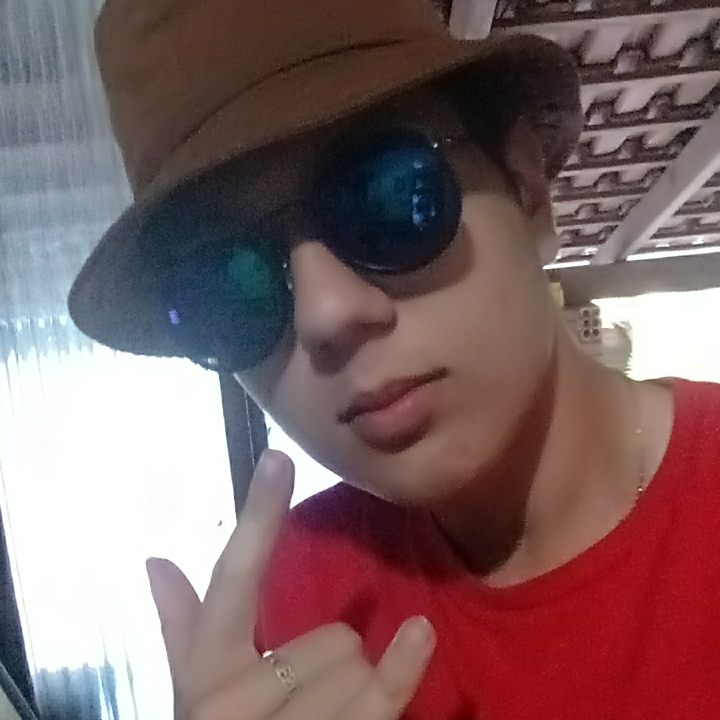
#> input picture Imagens/gabriel.jpg, 1440 x 1440 px (shown at 1/2 size)
$ python -i contar.py   (imports and definitions only)
#> lines starting #> are read from the running program, lines starting #| are printed output that depends on the picture; after the words box and inside, x2 and y2 are one past the last pixel; in counts of white or black regions, pixels touching at a corner belong together
import cv2
import numpy as np
import tkinter as tk
from tkinter import filedialog
from PIL import Image, ImageTk

def otsu_thresholding(image):
    hist, _ = np.histogram(image, bins=256, range=(0, 256))

    prob = hist / hist.sum()

    best_threshold = 0
    max_variance = 0

    for threshold in range(256):
        #dividir os pixels em duas classes: fundo (C1) e primeiro plano (C2)
        c1 = prob[:threshold]
        c2 = prob[threshold:]

        w1 = c1.sum()
        w2 = c2.sum()

        #evitar divisão por zero
        if w1 == 0 or w2 == 0:
            continue

        #calcular as médias das classes
        mean1 = np.sum(np.arange(threshold) * c1) / w1
        mean2 = np.sum(np.arange(threshold, 256) * c2) / w2

        #calcular a variância interclasse
        variance = w1 * w2 * (mean1 - mean2) ** 2

        #if variance > max_variance = variance
        if variance > max_variance:
            max_variance = variance
            best_threshold = threshold

    #binarisando
    _, binary_image = cv2.threshold(image, best_threshold, 255, cv2.THRESH_BINARY)

    return binary_image


def remove_noise(binary_image): #limpar a imagem
    kernel = np.ones((3, 3), np.uint8)

    #abertura: remove pequenos ruídos
    cleaned_image = cv2.morphologyEx(binary_image, cv2.MORPH_OPEN, kernel, iterations=2)

    #fechamento: preenche pequenos buracos dentro dos objetos
    cleaned_image = cv2.morphologyEx(cleaned_image, cv2.MORPH_CLOSE, kernel, iterations=2)

    return cleaned_image

def count_objects(binary_image):
    num_labels, labels = cv2.connectedComponents(binary_image)

    num_objects = num_labels - 1 # - o fundo

    return num_objects, labels

def load_image():
    file_path = filedialog.askopenfilename()
#> the answer given: Imagens/gabriel.jpg
    if file_path:
        image_original = cv2.imread(file_path)
#> image_original is the input picture: shape (1440, 1440, 3); mean B, G, R 101.3, 99.3, 126.7
        image_original_resized = cv2.resize(image_original, (300, 300))
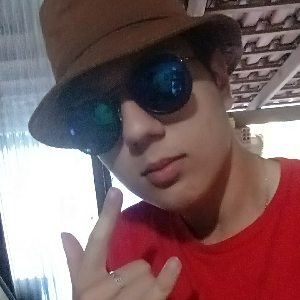
#> image_original_resized: shape (300, 300, 3); mean B, G, R 101.2, 99.2, 126.6

        image = cv2.imread(file_path, cv2.IMREAD_GRAYSCALE)
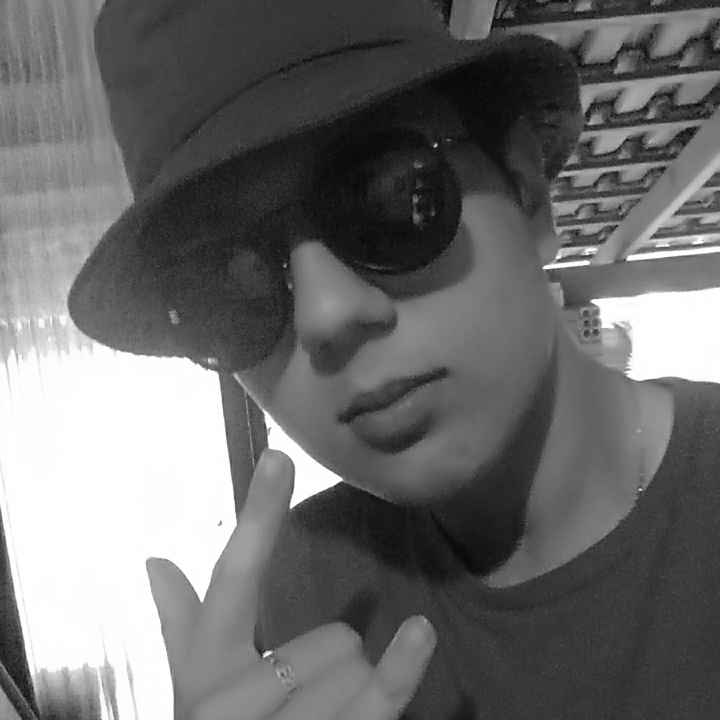
#> image: shape (1440, 1440) (shown at 1/2 size); min 0, max 255, mean 107.7
        image = cv2.resize(image, (300, 300))
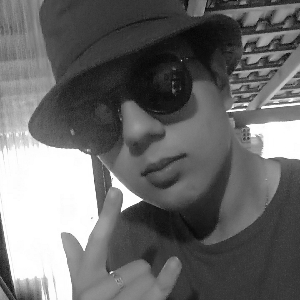
#> image: shape (300, 300); min 5, max 255, mean 107.6

        binary_image = otsu_thresholding(image)
#> in otsu_thresholding, `hist, _ = np.histogram(image, bins=256, range=(0, 256))`: hist = 256 values, max 6660 at index 255, min 0 at index 0, mean 351.6
#> in otsu_thresholding, `prob = hist / hist.sum()`: prob = 256 values, max 0.074 at index 255, min 0 at index 0, mean 0.00391
#> the loop in otsu_thresholding, `for threshold in range(256):` made 256 passes
#> (c1, w1, w2, mean1, mean2, variance, max_variance) on passes 8 to 10: ([0, 0, 0, 0, 0, 1.11e-05, 7.78e-05], 8.89e-05, 1, 5.87, 107.6, 0.92, 0.92), ([0, 0, 0, 0, 0, 1.11e-05, 7.78e-05, 0.000156], 0.000244, 1, 6.59, 107.7, 2.5, 2.5), ([0, 0, 0, 0, 0, 1.11e-05, 7.78e-05, 0.000156, 0.0002], 0.000444, 1, 7.23, 107.7, 4.48, 4.48)
#> (w1, w2, mean1, mean2, variance, max_variance) on passes 11 to 16: (0.000844, 0.999, 8.07, 107.7, 8.38, 8.38), (0.00164, 0.998, 9.01, 107.8, 16.02, 16.02), (0.0028, 0.997, 9.83, 107.9, 26.86, 26.86), (0.00438, 0.996, 10.61, 108.1, 41.39, 41.39), (0.00711, 0.993, 11.53, 108.3, 66.14, 66.14), (0.00969, 0.99, 12.19, 108.6, 89.12, 89.12)
#> after the loop in otsu_thresholding, `for threshold in range(256):`: best_threshold = 160; max_variance = 3906.3
#> in otsu_thresholding, `_, binary_image = cv2.threshold(image, best_threshold, 255, cv2.THRESH..`:
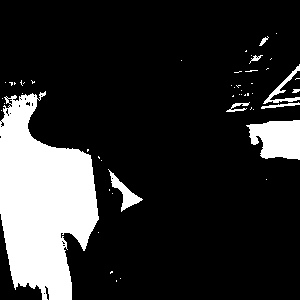
#> binary_image: shape (300, 300); 17.8% white; 51 white regions (42 under 20 px), largest, box (x1, y1, x2, y2) and area: (0, 91, 99, 300) 13288, (246, 120, 300, 160) 1636, (108, 169, 143, 212) 409
        cleaned_image = remove_noise(binary_image)
#> in remove_noise, `cleaned_image = cv2.morphologyEx(binary_image, cv2.MORPH_OPEN, kernel,..`:
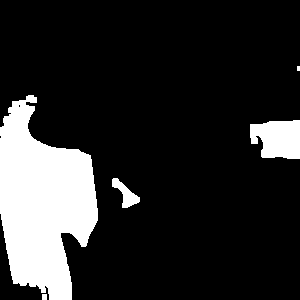
#> cleaned_image: shape (300, 300); 16.7% white; 5 white regions (1 under 20 px), largest, box (x1, y1, x2, y2) and area: (0, 95, 98, 300) 12975, (250, 120, 300, 159) 1611, (112, 178, 140, 208) 355, (42, 294, 47, 300) 30
#> in remove_noise, `cleaned_image = cv2.morphologyEx(cleaned_image, cv2.MORPH_CLOSE, kerne..`:
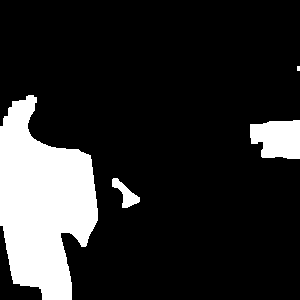
#> cleaned_image: shape (300, 300); 16.8% white; 4 white regions (1 under 20 px), largest, box (x1, y1, x2, y2) and area: (0, 95, 98, 300) 13107, (250, 120, 300, 159) 1631, (112, 178, 140, 208) 355
        num_objects, labeled_image = count_objects(cleaned_image)
#> in count_objects, `num_labels, labels = cv2.connectedComponents(binary_image)`:
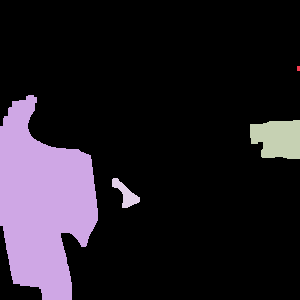
#> labels: shape (300, 300) int32; 5 distinct labels, from 0 to 4; one colour per label, 0 black
#> in count_objects, `num_labels, labels = cv2.connectedComponents(binary_image)`: num_labels = 5
#> in count_objects, `num_objects = num_labels - 1`: num_objects = 4
#> num_objects = 4

        #exibir a imagem original
        img_original = Image.fromarray(cv2.cvtColor(image_original_resized, cv2.COLOR_BGR2RGB))
        img_original = ImageTk.PhotoImage(img_original)
#> (the run stopped early here; a loop or call above may not have finished)
